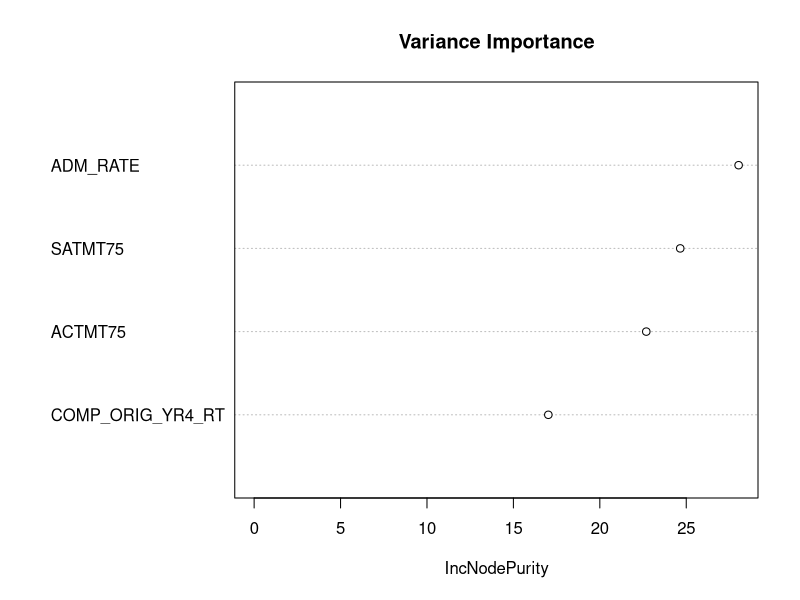
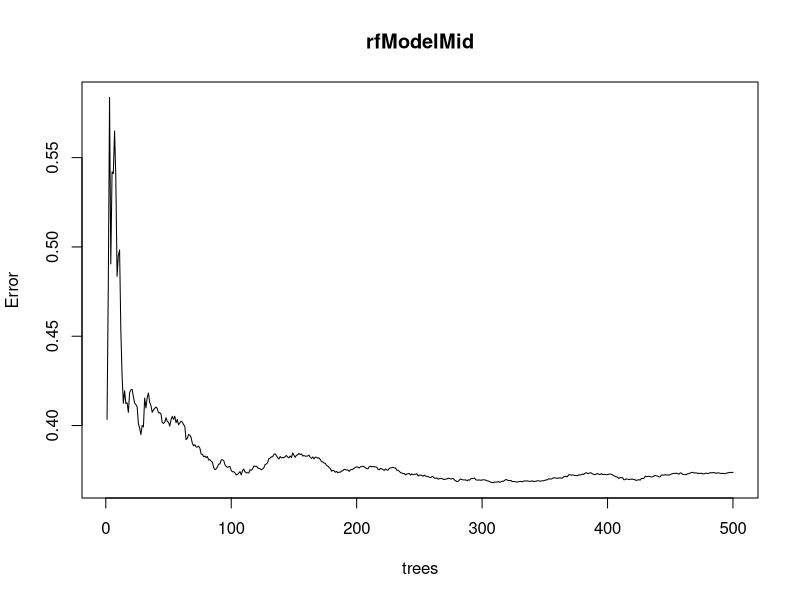

The R source for these figures, in order:
#Prediction in earning
library(randomForest)

trainSet = read.csv("data/train-set.csv", header = TRUE)
trainSet = trainSet[c("SATMT75", "ACTMT75", "ADM_RATE", "COMP_ORIG_YR4_RT","MN_EARN_WNE_INC2_P10")]
trainSet$MN_EARN_WNE_INC2_P10 <- as.numeric(as.character(trainSet$MN_EARN_WNE_INC2_P10))
trainSet <- trainSet[complete.cases(trainSet$MN_EARN_WNE_INC2_P10),]
trainSet = data.frame(scale(trainSet, center=TRUE, scale=TRUE))


testSet = read.csv("data/test-set.csv", header = TRUE)
testSet = testSet[c("SATMT75", "ACTMT75", "ADM_RATE", "COMP_ORIG_YR4_RT","MN_EARN_WNE_INC2_P10")]
testSet$MN_EARN_WNE_INC2_P10 <- as.numeric(as.character(testSet$MN_EARN_WNE_INC2_P10))
testSet <- testSet[complete.cases(testSet$MN_EARN_WNE_INC2_P10),]
testSet =  data.frame(scale(testSet, center=TRUE, scale=TRUE))

rfModelMid = randomForest(MN_EARN_WNE_INC2_P10 ~ ., trainSet, ntree= 500)
png("images/rf_mid.png")
plot(rfModelMid)
dev.off()
#We plot the error rate across decision trees.
#The plot shows that the error become more stable after 100 decision trees.

impMid <- importance(rfModelMid,type = 2)

#IncNodePurity is the average cumulative reduction in node impurity due
#to splits by a variable over the trees, which is also the mean decrease in MSE.

# Variable Importance Plot
varplotMid  <- varImpPlot(rfModelMid , sort = T, main = "Variance Importance", n.var = 4)

#Predict response variable value using random forest model
predModelMid  = predict(rfModelMid , testSet)

resMid  = table(predModelMid , testSet$MN_EARN_WNE_INC2_P10)

#save into random forest binary file
save(rfModelMid, impMid, predModelMid,varplotMid, resMid,file="./data/random-forest-mid.RData")
